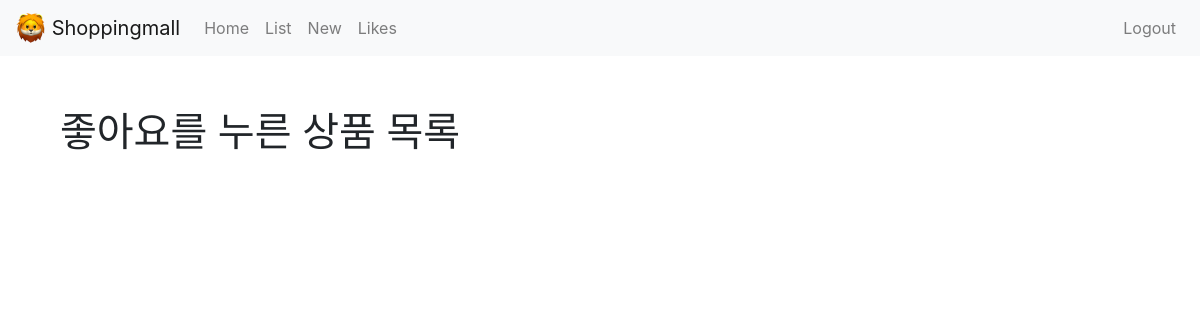
Before: /products/likes/ (signed in) with the older database file.
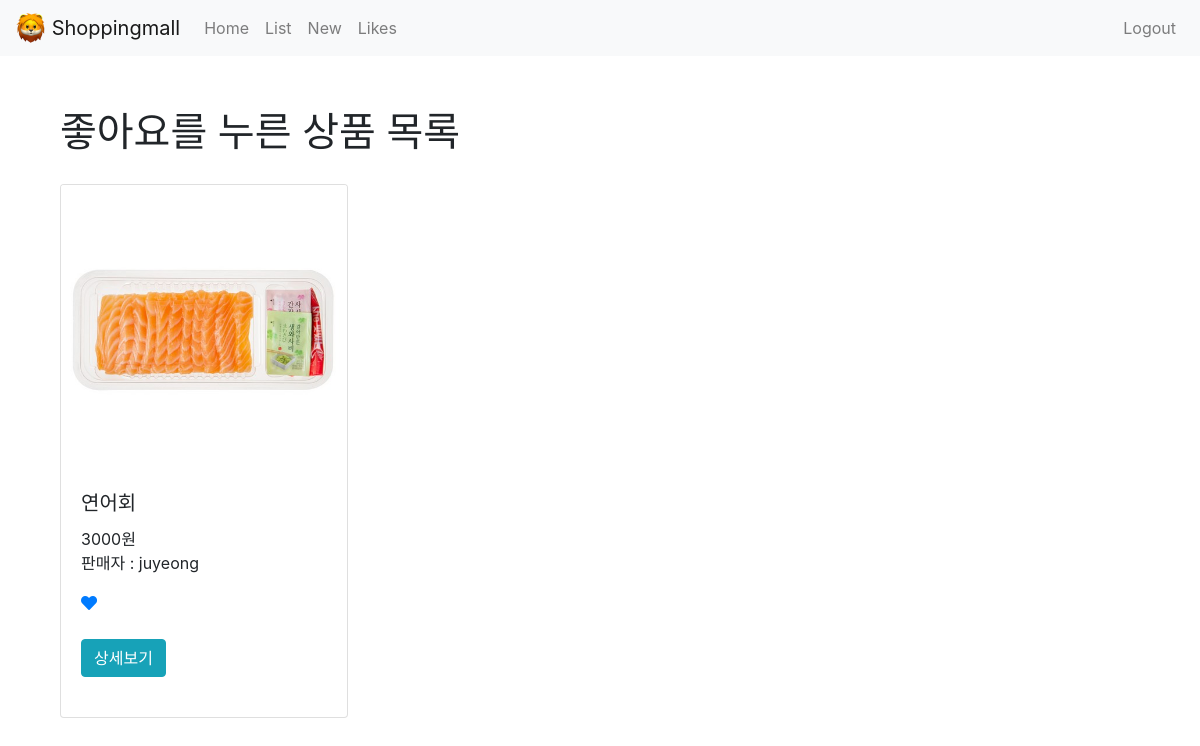
After: the same page with the newer database file.
### products/models.py (models this page shows, shortened)
class Like(models.Model):
    user = models.ForeignKey(User, on_delete=models.CASCADE)
    product = models.ForeignKey(Product, on_delete=models.CASCADE)
    created_at = models.DateTimeField(auto_now_add=True)
    updated_at = models.DateTimeField(auto_now=True)
    class Meta: # 모델에 메타데이터 추가
        unique_together = ['user','product'] # 함께 유일해야 하는 필드의 쌍

class Product(models.Model):
    name = models.CharField(max_length=50) # 상품명
    description = models.TextField() # 설명
    price = models.IntegerField() # 가격
    stock = models.IntegerField() # 재고
    image = models.ImageField(upload_to='images/', null=True) # 이미지
    seller = models.ForeignKey(User, on_delete=models.CASCADE) # 판매자
    created_at = models.DateTimeField(auto_now_add = True)
    updated_at = models.DateTimeField(auto_now = True)
    liked_users = models.ManyToManyField(User, blank=True, related_name="liked_users", through="Like")

### products/views.py (the view)
# urls.py: path('likes/', like_list, name="like_list"), # url에 likes/ 가 붙은 경로의 이름(name)은 like-list, products의 views에 있는 like-list 함수를 실행한다.
@login_required
def like_list(request):
    likes = Like.objects.filter(user=request.user) # Like 모델을 이용해 요청을 보낸 사용자가 user에 해당하는 객체들만 fliter한 후 likes라는 변수에 담아준다.
    return render(request,'products/like_list.html',{'likes': likes}) # like_list.html 파일로 likes라는 이름으로 해당 변수를 같이 보내준다.

### products/templates/products/like_list.html
{% extends 'base.html' %}
{% load static %}
{% block content %}
{% include 'shared/_navbar.html' %}
<div class="container">
    {% if user.is_authenticated %}
        <h1>좋아요를 누른 상품 목록</h1>
        <div class="row">
            {% for like in likes %}
                <div class="col mb-4">
                    <div class="card h-100" style="width: 18rem; margin-top: 20px;">
                        {% if like.product.image %}
                        <img src="{{ like.product.image.url }}" class="card-img-top" alt="product-image">
                        {% endif %}
                        <div class="card-body">
                            <h5 class="card-title">{{ like.product.name }}</h5>
                            <p class="card-text">
                                {{ like.product.price }}원<br>
                                판매자 :
                                    {% if "user" in like.product.seller.username %}
                                        {{ like.product.seller.last_name }} {{ like.product.seller.first_name }}
                                    {% else %}
                                        {{ like.product.seller }}
                                    {% endif %}
                                <br>
                            </p>
                            <a href="{% url 'products:like_product' like.product.id %}?redirect_to=likes">
                                {% if user in like.product.liked_users.all %}
                                    <i class="fas fa-heart"></i>
                                {% else %}
                                    <i class="far fa-heart"></i>
                                {% endif %}
                            </a>
                            <br><br>
                            <a href="{% url 'products:show' like.product.id %}" class="btn btn-info">상세보기</a>
                        </div>
                    </div>
                </div>
            {% endfor %}
        </div>
    {% else %}
        <h3>로그인 후 이용이 가능합니다.</h3>
        <a href="{% url 'account_login' %}" class="btn btn-warning">로그인</a>
        <a href="{% url 'account_signup' %}" class="btn btn-warning">회원가입</a>
    {% endif %}
</div>
{% endblock %}

Changed rows visible on the page:
added Like: product.image (picture), product.name "연어회", product.price "3000", product.seller "juyeong"
